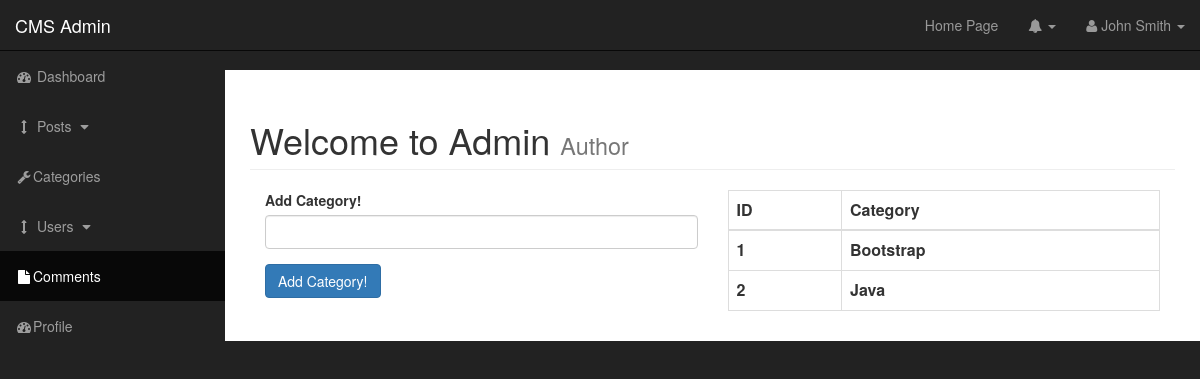
The app's page /cms/admin/categories.php, older data.
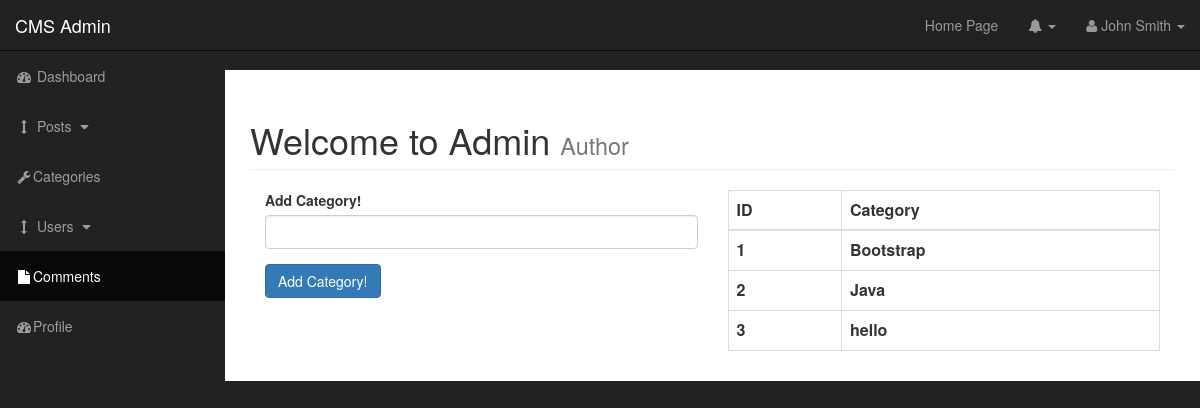
The same page, newer data.
### tables this page shows
CREATE TABLE `category` (
  `cat_id` int(3) NOT NULL,
  `cat_title` varchar(32) NOT NULL
);

### cms/admin/categories.php (the view, shortened to what this page needs)
<?php include "includes/header.php";
?>
    <div id="wrapper">
        <?php include "includes/navigation.php"; ?>
        <div id="page-wrapper">
            <div class="container-fluid">
                <div class="row">
                    <div class="col-lg-12">
                        <h1 class="page-header">
                            Welcome to Admin
                            <small>Author</small>
                        </h1>
                        <div class="col-xs-6">
                            <form action="" method="post">
                                <div class="form-group">
                                    <label for="cat_title">Add Category!</label>
                                    <input type="text" class="form-control" name="cat_title">
                                </div>
                                <div class="form-group">
                                    <input class="btn btn-primary" type="submit" name="submit" value="Add Category!">
                                </div>
                            </form>
                        </div>
                        <div class="col-xs-6">
                            <table class="table table-bordered table-hover">
                                <thead>
                                    <tr>
                                        <th>ID</th>
                                        <th>Category</th>
                                    </tr>
                                </thead>
                                <tbody>
                                    <?php
                                        $query = "SELECT * FROM category";
                                        $result = mysqli_query($connection, $query);
                                        if(!$result){
                                            die("Query Failed! ". mysqli_error());
                                        }else{
                                            while($row = mysqli_fetch_assoc($result)){
                                                $cat_id = $row["cat_id"];
                                                $cat_title = $row["cat_title"];
                                                echo "<tr>";
                                                echo "<th>$cat_id</th>";
                                                echo "<th>$cat_title</th>";
                                                echo "</tr>";
                                            }
                                        }
                                    ?>
                                </tbody>
                            </table>
                        </div>
                    </div>
                </div>
            </div>
        </div>
<?php
    include "includes/footer.php"
?>

Row changes from the older to the newer data that the page shows:
added category: cat_id "3", cat_title "hello"
